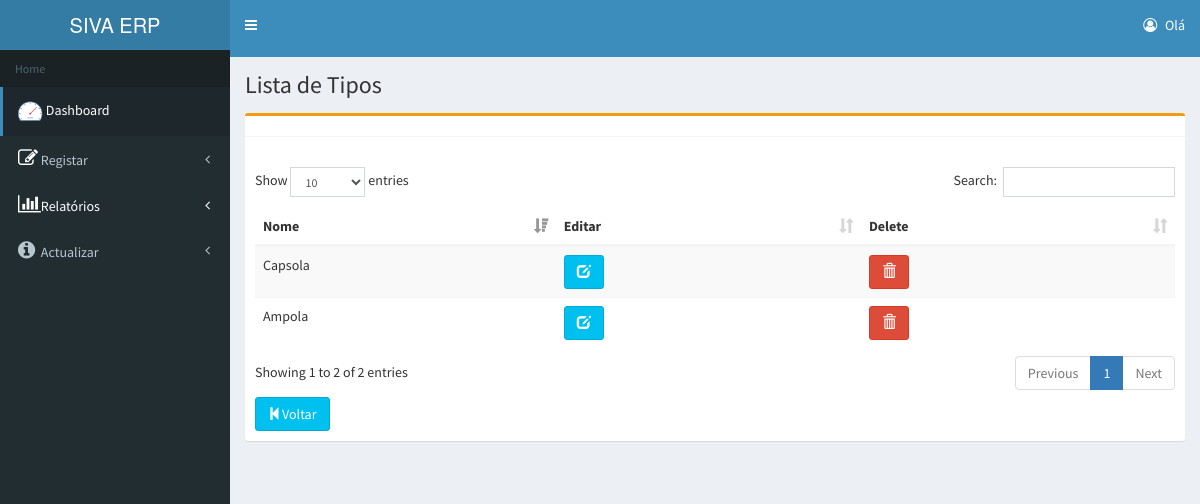
The page /gestor/listaTipo.php on the database its author committed.
### tables this page shows
CREATE TABLE `empresa` (
  `id` int(11) NOT NULL,
  `nome` varchar(40) NOT NULL,
  `nuit` varchar(20) NOT NULL,
  `contacto` varchar(20) NOT NULL,
  `address` text NOT NULL
);

CREATE TABLE `tbl_tipo` (
  `id` int(11) NOT NULL,
  `tipo` varchar(50) NOT NULL
);

### gestor/listaTipo.php (the view, shortened to what this page needs)
<?php
include_once'../dbconnect.php';
include_once'header.php';
?>
<div class="content-wrapper">
  <section class="content-header">
    <h1>
      Lista de Tipos
    </h1>
  </section>
  <section class="content container-fluid">
   <div class="box box-warning">
    <div class="box-header with-border">
    </div>
    <div class="box-body">
    <br>
      <div style="overflow-x:auto;" >
        <table id="producttable" class="table table-striped">
          <thead>
            <tr>
              <th>Nome</th>
              <th>Editar</th>
              <th>Delete</th>
            </tr>
          </thead>
          <tbody>
            <?php
            $select=$pdo->prepare("select * from tbl_tipo  order by id desc");
            $select->execute();
            while($row=$select->fetch(PDO::FETCH_OBJ)  ){
              echo'
              <tr>
              <td>'.$row->tipo.'</td>
              <td>
              <a href="edittipo.php?id='.$row->id.'" class="btn btn-info" role="button"><span class="glyphicon glyphicon-edit" style="color:#ffffff" data-toggle="tooltip" title="Edit Product"></span></a>
              </td>
              <td>
              <button id='.$row->id.' class="btn btn-danger btndelete" ><span class="glyphicon glyphicon-trash" style="color:#ffffff" data-toggle="tooltip"  title="Delete Tipo"></span></button>
              </td>
              </tr>
              ';
            }
            ?>
          </tbody>
        </table>
        <a href="addproduct.php" class="btn btn-info" role="button"><span class="glyphicon glyphicon-step-backward" style="color:#ffffff" data-toggle="tooltip" title="Volar Product"></span>Voltar</a>
        </div>
      </div>
    </div>
  </section>
</div>
<?php
include_once'footer.php';
?>

### gestor/header.php (shortened to what this page needs)
<?php
  include_once'../conexao.php';
  $sql3 = mysqli_query($mysqli,"SELECT * FROM empresa");
  $res3 = mysqli_fetch_array($sql3);
  $nome_db = $res3['nome'];
 ?>
<!DOCTYPE html>
<html>
<head>
  <link rel="stylesheet" href="../bower_components/bootstrap/dist/css/bootstrap.min.css">
  <link rel="stylesheet" href="../bower_components/font-awesome/css/font-awesome.min.css">
  <link rel="stylesheet" href="../bower_components/Ionicons/css/ionicons.min.css">
  <link rel="stylesheet" href="../dist/css/AdminLTE.min.css">
  <link rel="stylesheet" href="../dist/css/skins/skin-blue.min.css">
  <link rel="stylesheet" href="../bower_components/bootstrap-daterangepicker/daterangepicker.css">
  <link rel="stylesheet" href="../bower_components/bootstrap-datepicker/dist/css/bootstrap-datepicker.min.css">
  <link rel="stylesheet" href="../bower_components/select2/dist/css/select2.min.css">
  <link rel="stylesheet" href="../plugins/iCheck/all.css">
  <link rel="stylesheet" href="../bower_components/datatables.net-bs/css/dataTables.bootstrap.min.css">
<link rel="stylesheet" href="//code.jquery.com/ui/1.12.1/themes/base/jquery-ui.css">
</head>
<body class="hold-transition skin-blue sidebar-mini">
<div class="wrapper">
  <header class="main-header">
    <a href="darshboard" class="logo">
      <span class="logo-lg"><?php echo $nome_db; ?></span>
    </a>
    <nav class="navbar navbar-static-top" role="navigation">
      <a href="#" class="sidebar-toggle" data-toggle="push-menu" role="button">
      </a>
      <div class="navbar-custom-menu">
        <ul class="nav navbar-nav">
          <li class="dropdown user user-menu">
            <a href="#" class="dropdown-toggle" data-toggle="dropdown">
              <p class="fa fa-user-circle-o"></p>
              <span class="hidden-xs">Olá  <b><?php echo $Nome;?></b></span>
            </a>
          </li>
        </ul>
      </div>
    </nav>
  </header>
  <aside class="main-sidebar">
    <section class="sidebar">
      <ul class="sidebar-menu" data-widget="tree">
        <li class="header">Home</li>
        <li class="active"><a href="darshboard"><img src="../images/icons8-speed1.png"></i> <span>Dashboard</span></a></li>
        <li class="treeview">
        <a href="#"><i class="fa fa-edit" style="font-size:20px;color:white"></i>
            <span>Registar</span><span class="pull-right-container"><i class="fa fa-angle-left pull-right"></i></span>
          </a>
          <li class="treeview">
          <a href="#" style="color: white;">
            <i class="fa fa-bar-chart" style="font-size:20px; color: white;"></i>
            <span style="color: white;">Relatórios</span>
            <span class="pull-right-container">
              <i class="fa fa-angle-left pull-right" style="color: white;"></i>
            </span>
          </a>
        </li>
         <li class="treeview">
          <a href="#"><i class="fa fa-info-circle" style="font-size:20px"></i>
            <span>Actualizar</span><i class="fa fa-angle-left pull-right"></i>
          </a>
        </li>
      </ul>
    </section>
  </aside>

### rows shown on the page
empresa: nome "SIVA ERP"
tbl_tipo: tipo "Ampola"
tbl_tipo: tipo "Capsola"
